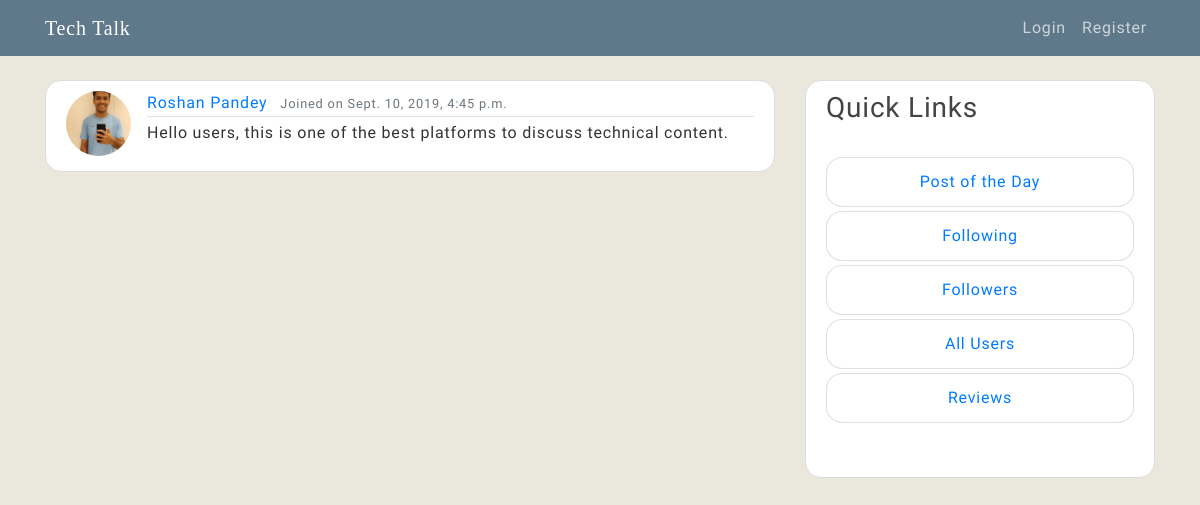
The app's page /reviews/ with its own data.
### blog/models.py (models this page shows, shortened)
class reviewsData(models.Model):
    user = models.ForeignKey(User,verbose_name='Writer',on_delete=models.CASCADE)
    review = models.TextField(blank=False)
    timeStamp = models.DateTimeField('Date & Time',default=timezone.now)
    class Meta:
        verbose_name='Reviews'
        verbose_name_plural='Reviews'

### users/models.py (models this page shows, shortened)
class Profile(models.Model):
    user = models.OneToOneField(User, on_delete=models.CASCADE)
    name = models.CharField(default = 'Default Name',max_length=30)
    areaOfInterest = models.CharField("Area of Interest",default='CSE',max_length=100)
    image= models.ImageField(default = 'default.jpg', upload_to='profile_pic')
    flag = models.BooleanField(default=False)
    varifiedProfile = models.BooleanField(default=False)
    OTP = models.IntegerField(default=random.randint(100000,999999))
    phoneNumber = models.IntegerField("Phone Number",blank=True,default=1212121212)
    githubHandle = models.CharField("Github Profile",max_length=100,blank=True)
    linkedinHandle = models.CharField("LinkedIn Profile",max_length=150,blank=True)
    portfolio = models.CharField("Portfolio",max_length=150,blank=True)
    facebookHandle = models.CharField("Facebook Profile",max_length=150,blank=True)

### blog/views.py (the view)
# urls.py: path('reviews/',Blogviews.getReviews,name='reviews'),
def getReviews(request):
    dataSet = reviewsData.objects.all().order_by('-timeStamp')
    return render(request,'blog/reviews.html',{'dataSet':dataSet})

### blog/templates/blog/reviews.html
{% extends 'blog/base.html' %}
{% block content %}
    {% for data in dataSet %}
        <article class="media content-section" id="customizeBorder">
          <img src="{{ data.user.profile.image.url }}" class="rounded-circle article-img">
            <div class="media-body">
              <div class="article-metadata">
                <a class="mr-2" href="{% url 'user-profile' data.user.id%}">{{ data.user.profile.name }}</a>
                <small class="text-muted">Joined on {{ data.user.date_joined }}</small>
              </div>
              <p class="article-content">{{ data.review }}</p>
            </div>
          </article>
    {% endfor %}
{% endblock content %}

### blog/static/blog/main.css (style rules this page uses)
body { background: #fafafa; color: #333333; margin-top: 5rem; }
.content-section { background: #ffffff; padding: 10px 20px; border: 1px solid #dddddd; border-radius: 3px; margin-bottom: 20px; }
.article-content { white-space: pre-line; }
.article-img { height: 65px; width: 65px; margin-right: 16px; }
.article-metadata { padding-bottom: 1px; margin-bottom: 4px; border-bottom: 1px solid #e3e3e3 }

### blog/templates/blog/base.html (style rules this page uses)
body { font-family: 'Poiret One', cursive; font-family: 'Nanum Myeongjo', serif; letter-spacing: 0.05em; background-color: #EAE7DC; }
#customizeBorder { border-radius: 1em; }

### records on screen
reviewsData: user.profile.image (picture), user.profile.name "Roshan Pandey", user.date_joined "Sept. 10, 2019, 4:45 p.m.", review "Hello users, this is one of the best platforms to discuss technical content."
